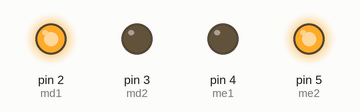
This sketch was run on a simulated Arduino Uno, built with avr-gcc and run on an emulated ATmega328P. On the bench: output pins drawn as LEDs (lit = HIGH).

Above: at 0.1 s.
Timing chart, 0 to 1.6 s (numbered marks = the images above):
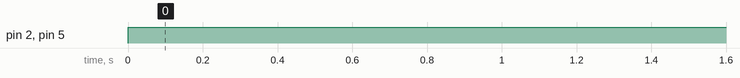

Measured:
- by itself, pin 2 (md1), pin 5 (me2): LOW → HIGH at 0.00 s

The sketch:

HIGH_HIGH.ino
```cpp
//CODE BY TURMINHA DO DIDI😂🤣
int md1 = 2;
int md2 = 3;
int me1 = 4;
int me2 = 5;

void setup () {
  pinMode (md1, OUTPUT);
  pinMode (md2, OUTPUT);
  pinMode (me1, OUTPUT);
  pinMode (me2, OUTPUT);
}
void loop (){
  andar_frente();
  delay (2000);
}

void andar_frente(){
  digitalWrite (md1, HIGH);
  digitalWrite (md2, LOW);
  digitalWrite (me1, LOW);
  digitalWrite (me2, HIGH);
}
```
